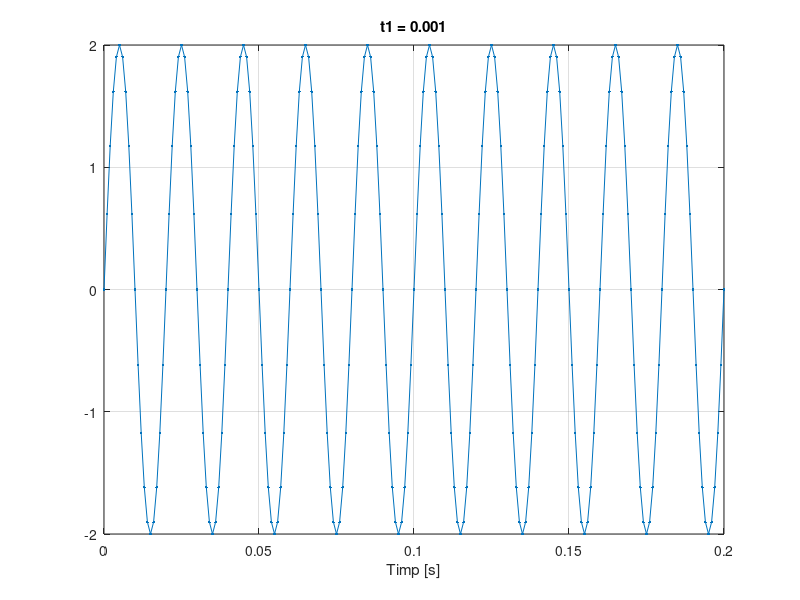
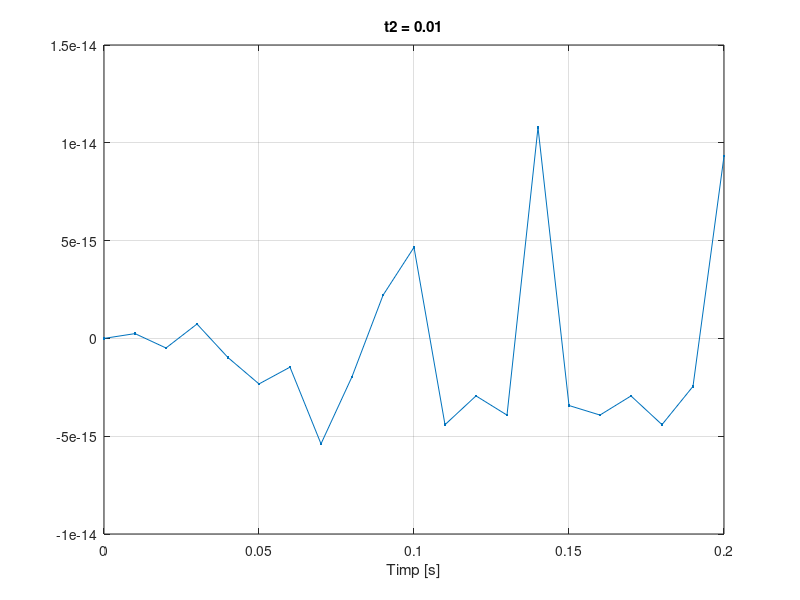
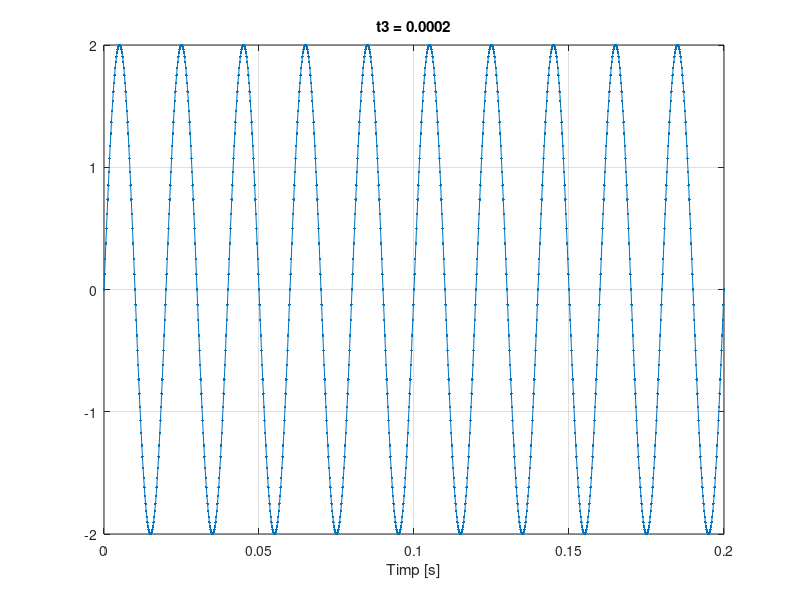
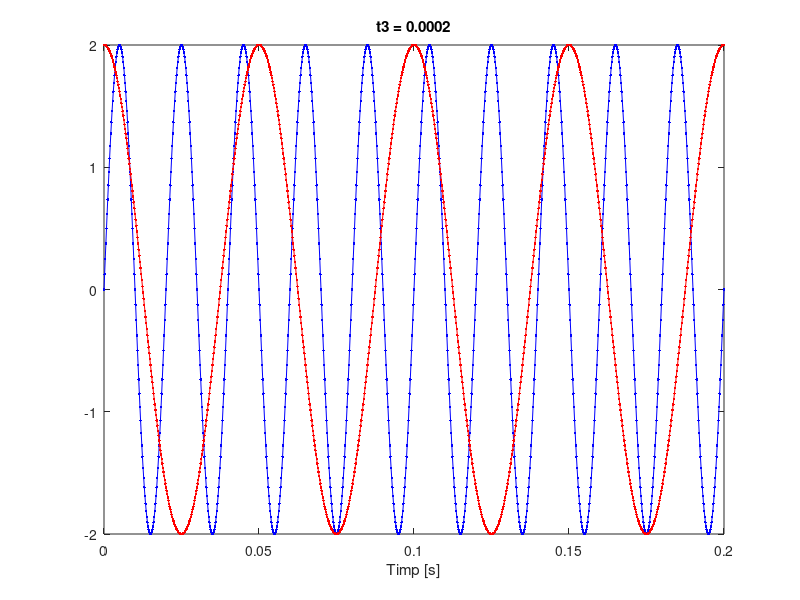

The MATLAB script that drew these images, in order:
F = 50;

figure(1)
t1 = 0:0.001:0.2;
s1 = 2*sin(2*pi*F*t1);
plot(t1,s1,'.-'), xlabel('Timp [s]'), grid, title('t1 = 0.001')

figure(2)
t2 = 0:0.01:0.2;
s2 = 2*sin(2*pi*F*t2);
plot(t2,s2,'.-'), xlabel('Timp [s]'), grid, title('t2 = 0.01')

figure(3)
t3 = 0:0.0002:0.2;
s3 = 2*sin(2*pi*F*t3);
plot(t3,s3,'.-'), xlabel('Timp [s]'), grid, title('t3 = 0.0002')

figure(4)
F2 = 20;
c = 2*cos(2*pi*F2*t3);
plot(t3,s3,'b.-'), xlabel('Timp [s]'), grid, title('t3 = 0.0002')
hold on
plot(t3,c,'r.-'), xlabel('Timp [s]'), grid, title('t3 = 0.0002')
